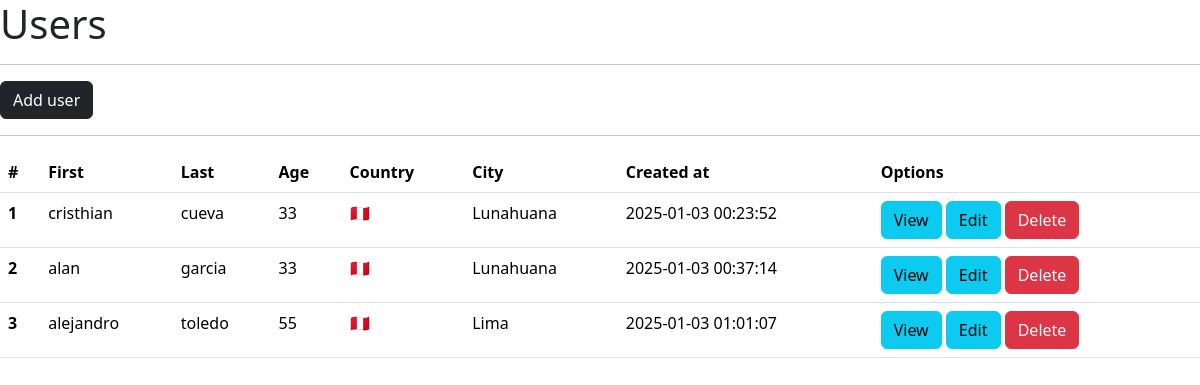
The app's page /users/, older data.
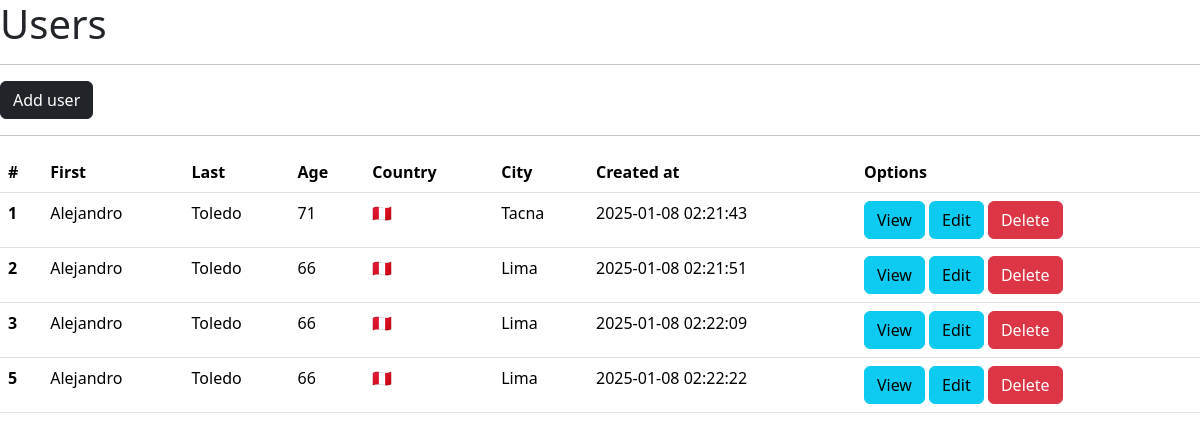
The same page, newer data.
### 03/main.py (models this page shows, shortened)
class User(db.Model):
    __tablename__ = "users"
    id = db.Column(db.Integer, primary_key=True, autoincrement=True)
    first_name = db.Column(db.String(150))
    last_name = db.Column(db.String(150))
    age = db.Column(db.Integer)
    country = db.Column(db.String(10))
    city = db.Column(db.String(150))
    created_at = db.Column(db.DateTime(timezone=True), server_default=func.now())

### 03/main.py (the view)
@app.route("/users/")
def users():
    data = User.query.all()
    return render_template("users.html", items=data)

### 03/templates/users.html (shortened to what this page needs)
{% extends 'base.html' %}
{% block body %}
<h1>Users</h1>
<hr>
<a href="{{ url_for('users_add') }}" class="btn btn-dark">Add user</a>
<hr>
<table class="table">
    <thead>
      <tr>
        <th scope="col">#</th>
        <th scope="col">First</th>
        <th scope="col">Last</th>
        <th scope="col">Age</th>
        <th scope="col">Country</th>
        <th scope="col">City</th>
        <th scope="col">Created at</th>
        <th scope="col">Options</th>
      </tr>
    </thead>
    <tbody>
      {% for item in items %}
      <tr>
        <th scope="row">{{ item.id }}</th>
        <td>{{ item.first_name }}</td>
        <td>{{ item.last_name }}</td>
        <td>{{ item.age }}</td>
        {% if item.country == "PE" %}
          <td>🇵🇪</td>
          {% else %}
          <td>{{ item.country }}</td>
        {% endif %}
        <td>{{ item.city }}</td>
        <td>{{ item.created_at.strftime('%Y-%m-%d %H:%M:%S') }}</td>
        <td>
            <a href="{{ url_for('users_by_id', id=item.id) }}" class="btn btn-info">View</a>
            <a href="{{ url_for('users_edit_by_id', id=item.id) }}" class="btn btn-info">Edit</a>
            <a href="{{ url_for('users_delete_by_id', id=item.id) }}" class="btn btn-danger">Delete</a>
        </td>
      </tr>
      {% endfor %}
    </tbody>
  </table>
{% endblock %}

Row changes from the older to the newer data that the page shows:
changed User id 1: first_name "cristhian" → "Alejandro"; last_name "cueva" → "Toledo"; age "33" → "71"; city "Lunahuana" → "Tacna"; created_at "2025-01-03 00:23:52" → "2025-01-08 02:21:43"
changed User id 2: first_name "alan" → "Alejandro"; last_name "garcia" → "Toledo"; age "33" → "66"; city "Lunahuana" → "Lima"; created_at "2025-01-03 00:37:14" → "2025-01-08 02:21:51"
changed User id 3: first_name "alejandro" → "Alejandro"; last_name "toledo" → "Toledo"; age "55" → "66"; created_at "2025-01-03 01:01:07" → "2025-01-08 02:22:09"
added User: id "5", first_name "Alejandro", last_name "Toledo", age "66", city "Lima", created_at "2025-01-08 02:22:22"
